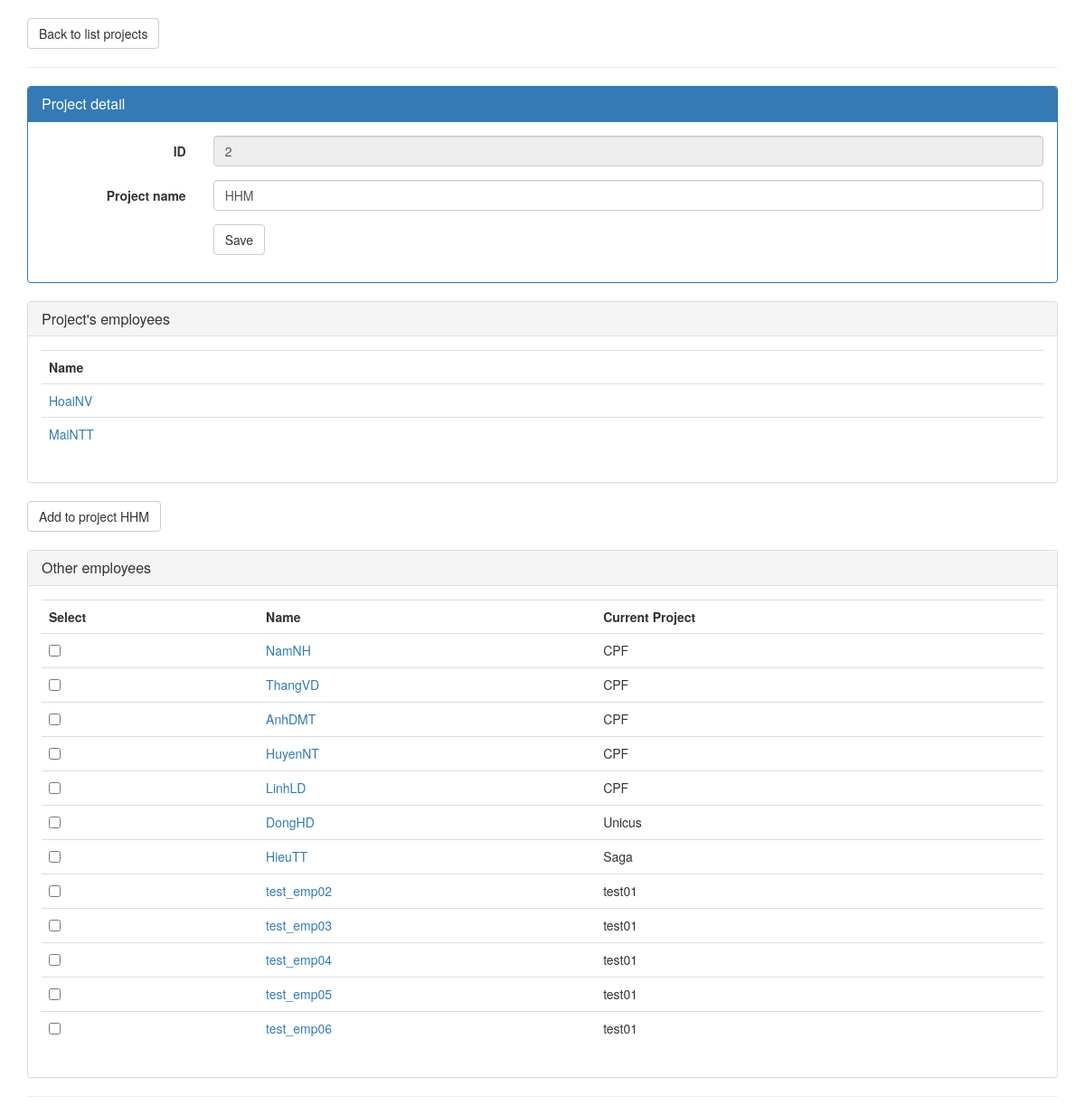
The app's page /projects/2/ with its own data.
### projects_management/models.py (models this page shows, shortened)
@python_2_unicode_compatible  # only if you need to support Python 2
class Project(models.Model):
    id = models.AutoField(primary_key=True)
    project_name = models.CharField(max_length=50)
    def __str__(self):
        return self.project_name

@python_2_unicode_compatible  # only if you need to support Python 2
class Employee(models.Model):
    id = models.AutoField(primary_key=True)
    emp_name = models.CharField(max_length=50)
    project = models.ForeignKey(Project, on_delete=models.CASCADE)

### projects_management/views.py (the view)
# urls.py: url(r'^(?P<project_id>[0-9]+)/$', views.project_detail, name='project_detail'),
def project_detail(request, project_id):
    project = get_object_or_404(Project, id=project_id)
    employees = Employee.objects.filter(project_id=project_id)
    other_employees = Employee.objects.exclude(project_id=project_id)
    form = ProjectForm(request.POST or None, instance=project)
    if form.is_valid():
        form.save(commit=True)
        messages.success(request, 'Project detail updated.')
        return HttpResponseRedirect(request.META.get('HTTP_REFERER'))
    else:
        print form.errors
    return render(request, 'projects_management/detail.html', {'form': form, 'project': project, 'employees': employees, 'other_employees': other_employees,})

### projects_management/forms.py
class ProjectForm(forms.ModelForm):
    project_name = forms.CharField(max_length=50, help_text="Project name", widget=forms.TextInput(attrs={'class': "form-control"}))
    class Meta:
        model = Project
        fields = ('project_name',)

### projects_management/templates/projects_management/detail.html (shortened to what this page needs)
{% extends 'projects_management/base.html' %}
{% block body_block %}
    <br/>
    <a class="btn btn-default" href="{% url 'index' %}" role="button">Back to list projects</a>
    <hr/>
    <div class="panel panel-primary">
        <div class="panel-heading">
            <h3 class="panel-title">Project detail</h3>
        </div>
        <div class="panel-body">
            <form id="project_form" class="form-horizontal" action="{% url 'project_detail' project.id %}" method="post">
                <div class="form-group">
                    <label for="project" class="col-sm-2 control-label">ID</label>
                    <div class="col-sm-10">
                        <input type="text" class="form-control" id="project_id" name="project.id" placeholder="ID" value="{{ project.id }}" disabled="true" />
                    </div>
                </div>
                {% for field in form.visible_fields %}
                    <div class="form-group">
                        <label for="project" class="col-sm-2 control-label">{{ field.help_text }}</label>
                        <div class="col-sm-10">
                            {{ field }}
                        </div>
                    </div>
                {% endfor %}
                <div class="form-group">
                    <div class="col-sm-offset-2 col-sm-10">
                        <button type="submit" class="btn btn-default">Save</button>
                    </div>
                </div>
            </form>
        </div>
    </div>
    <div id="prg-tbl-project-emps">
        <div class="panel panel-default">
            <div class="panel-heading">
                <h3 class="panel-title">Project's employees</h3>
            </div>
            <div class="panel-body">
                <table class="table table-hover">
                    <th>Name</th>
                    {% for employee in employees %}
                        <tr>
                            <td><a href="#">{{ employee.emp_name }}</a></td>
                        </tr>
                    {% endfor %}
                </table>
            </div>
        </div>
        <button id="prg-btn-save" class="btn btn-default" type="button">Add to project {{ project.project_name }}</button>
        <br/><br/>
        <div class="panel panel-default">
            <div class="panel-heading">
                <h3 class="panel-title">Other employees</h3>
            </div>
            <div class="panel-body">
                <table id="prg-tbl-other-emps" class="table table-hover">
                    <th>Select</th>
                    <th>Name</th>
                    <th>Current Project</th>
                    {% for employee in other_employees %}
                        <tr>
                            <td><input type="checkbox" record-id="{{ employee.id }}" /></td>
                            <td><a href="#">{{ employee.emp_name }}</a></td>
                            <td>{{ employee.project }}</td>
                        </tr>
                    {% endfor %}
                </table>
            </div>
        </div>
    </div>
    <hr/>
{% endblock %}

### records on screen
Project: id "2", visible_fields "HHM", project_name "HHM"
Employee: emp_name "HoaiNV"
Employee: emp_name "MaiNTT"
Employee: emp_name "NamNH", project "CPF"
Employee: emp_name "ThangVD", project "CPF"
Employee: emp_name "AnhDMT", project "CPF"
Employee: emp_name "HuyenNT", project "CPF"
Employee: emp_name "LinhLD", project "CPF"
Employee: emp_name "DongHD", project "Unicus"
Employee: emp_name "HieuTT", project "Saga"
Employee: emp_name "test_emp02", project "test01"
Employee: emp_name "test_emp03", project "test01"
Employee: emp_name "test_emp04", project "test01"
Employee: emp_name "test_emp05", project "test01"
Employee: emp_name "test_emp06", project "test01"

### other values on screen
{{ field.help_text }} "Project name"
